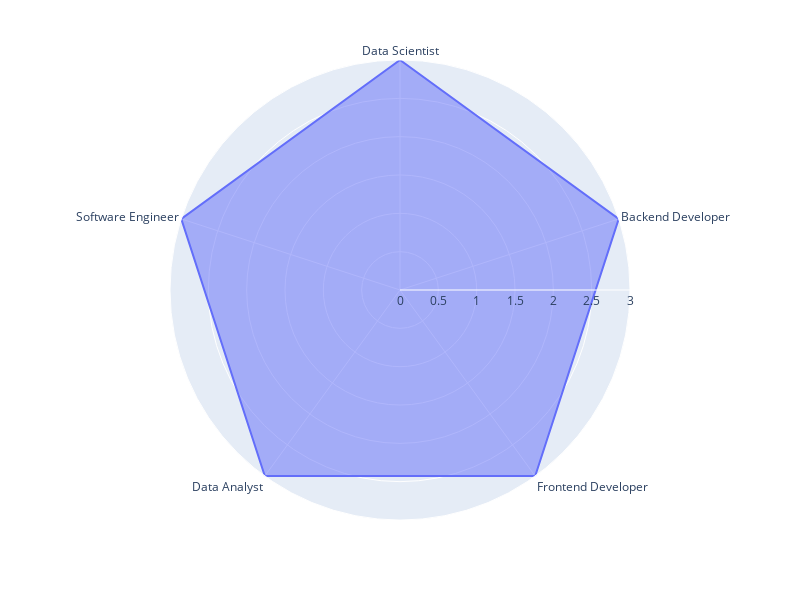

Notebook code cell kept with this figure:
### Markdown cell above
# Radar Chart - Job Titles Comparison

### Code cell
# Radar chart for job title comparison
job_title_counts = df['Job Title'].value_counts()

fig = px.line_polar(r=job_title_counts, theta=job_title_counts.index, line_close=True)
fig.update_traces(fill='toself')

# Increase the size of the radar chart
fig.update_layout(
    polar=dict(radialaxis=dict(visible=True)),
    width=800,  # Adjust the width of the chart
    height=600  # Adjust the height of the chart
)

fig.show()

# Output job title counts
{"Job Titles Distribution": job_title_counts.to_dict()}

### Figure 1 — Plotly figure (JSON) as saved in the notebook; plotly's stock layout.template omitted (floating-point values rounded to 4 significant figures)
{"data": [{"fill": "toself", "hovertemplate": "r=%{r}<br>theta=%{theta}<extra></extra>", "legendgroup": "", "line": {"color": "#636efa", "dash": "solid"}, "marker": {"symbol": "circle"}, "mode": "lines", "name": "", "r": [3, 3, 3, 3, 3, 3], "showlegend": false, "subplot": "polar", "theta": ["Data Scientist", "Backend Developer", "Frontend Developer", "Data Analyst", "Software Engineer", "Data Scientist"], "type": "scatterpolar"}], "layout": {"height": 600, "legend": {"tracegroupgap": 0}, "margin": {"t": 60}, "polar": {"angularaxis": {"direction": "clockwise", "rotation": 90, "type": "category"}, "domain": {"x": [0, 1], "y": [0, 1]}, "radialaxis": {"autorange": true, "range": [0, 3], "type": "linear", "visible": true}}, "width": 800}}
